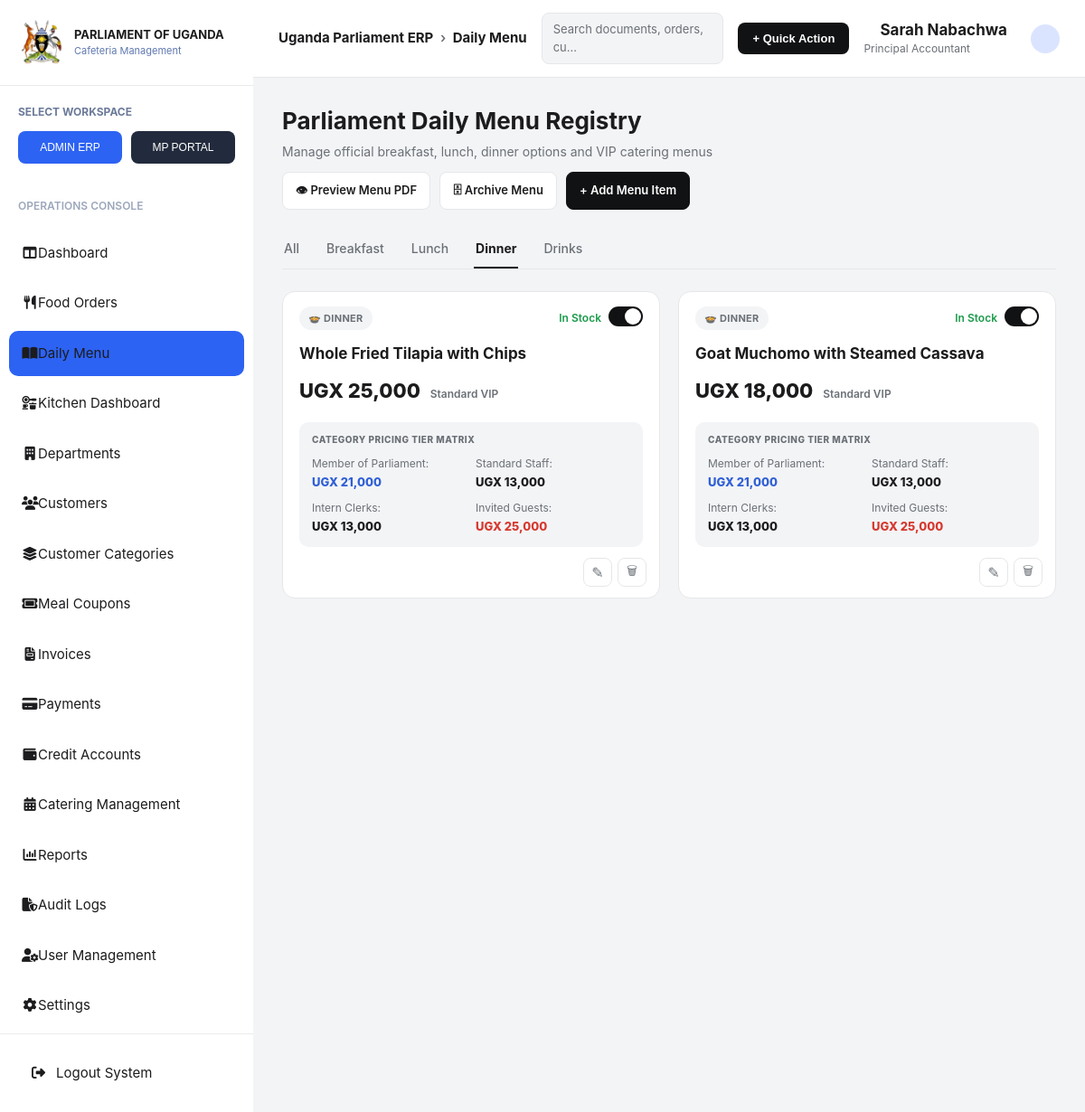
Page /daily_menu.php?meal_type=dinner&menu_date=2026-07-27 on the committed database.
### tables this page shows
CREATE TABLE IF NOT EXISTS food_items (
    item_id     INT AUTO_INCREMENT PRIMARY KEY,
    menu_id     INT NOT NULL,
    name        VARCHAR(150) NOT NULL,
    meal_type   ENUM('breakfast','lunch','dinner','drinks') NOT NULL,   
    base_price  DECIMAL(10,2) NOT NULL,                                 
    in_stock    TINYINT(1) NOT NULL DEFAULT 1,                          
    CONSTRAINT fk_fooditems_menu FOREIGN KEY (menu_id)
        REFERENCES daily_menus(menu_id) ON DELETE CASCADE
);

CREATE TABLE IF NOT EXISTS item_category_prices (
    price_id     INT AUTO_INCREMENT PRIMARY KEY,
    item_id      INT NOT NULL,
    category_id  INT NOT NULL,
    price        DECIMAL(10,2) NOT NULL,
    CONSTRAINT fk_icp_item FOREIGN KEY (item_id) REFERENCES food_items(item_id) ON DELETE CASCADE,
    CONSTRAINT fk_icp_category FOREIGN KEY (category_id) REFERENCES customer_categories(category_id) ON DELETE CASCADE,
    UNIQUE KEY uniq_item_category (item_id, category_id)
);

CREATE TABLE IF NOT EXISTS customer_categories (
    category_id     INT AUTO_INCREMENT PRIMARY KEY,
    name            VARCHAR(100) NOT NULL,       
    standard_price  DECIMAL(10,2) NOT NULL DEFAULT 0
);

### app/controllers/DailyMenuController.php (called while the page is built, shortened)
<?php
class DailyMenuController
{
    private \PDO $pdo;
    public function __construct(\PDO $pdo)
    {
        $this->pdo = $pdo;
    }
    public function getMenuData(string $menuDate, string $activeTab): array
    {
        $items = [];
        $pricesByItem = [];
        $menu = null;
        $error = null;
        try {
            $menuStmt = $this->pdo->prepare('SELECT menu_id, menu_date FROM daily_menus WHERE menu_date = ?');
            $menuStmt->execute([$menuDate]);
            $menu = $menuStmt->fetch(\PDO::FETCH_ASSOC);
            if ($menu) {
                $sql = 'SELECT item_id, name, meal_type, base_price, in_stock
                        FROM food_items
                        WHERE menu_id = :menu_id';
                $params = ['menu_id' => $menu['menu_id']];
                if ($activeTab !== 'all') {
                    $sql .= ' AND meal_type = :meal_type';
                    $params['meal_type'] = $activeTab;
                }
                $sql .= ' ORDER BY FIELD(meal_type, "breakfast","lunch","dinner","drinks"), item_id';
                $stmt = $this->pdo->prepare($sql);
                $stmt->execute($params);
                $items = $stmt->fetchAll(\PDO::FETCH_ASSOC);
                if ($items) {
                    $itemIds = array_column($items, 'item_id');
                    $in = implode(',', array_fill(0, count($itemIds), '?'));
                    $priceSql =
                        "SELECT icp.item_id, cc.category_id, cc.name AS category_name, icp.price
                         FROM item_category_prices icp
                         JOIN customer_categories cc ON cc.category_id = icp.category_id
                         WHERE icp.item_id IN ($in)
                         ORDER BY cc.category_id";
                    $priceStmt = $this->pdo->prepare($priceSql);
                    $priceStmt->execute($itemIds);
                    foreach ($priceStmt->fetchAll(\PDO::FETCH_ASSOC) as $row) {
                        $pricesByItem[$row['item_id']][] = $row;
                    }
                }
            }
        } catch (\PDOException $e) {
            $error = $e->getMessage();
            $menu = null;
            $items = [];
            $pricesByItem = [];
        }
        return [$menu, $items, $pricesByItem, $error];
    }
}

### public/daily_menu.php (the view, shortened to what this page needs)
<?php
require_once __DIR__ . '/../config/database.php';
require_once __DIR__ . '/../app/controllers/DailyMenuController.php';
try {
    $pdo = new PDO("mysql:host=$host;dbname=$db;charset=utf8mb4", $user, $pass, [
        PDO::ATTR_ERRMODE => PDO::ERRMODE_EXCEPTION,
        PDO::ATTR_DEFAULT_FETCH_MODE => PDO::FETCH_ASSOC,
    ]);
} catch (Exception $e) {
    die('Database Connection Failed.');
}
function h($s): string
{
    return htmlspecialchars((string)$s, ENT_QUOTES | ENT_SUBSTITUTE, 'UTF-8');
}
function money(float $v): string
{
    return number_format($v, 0, '.', ',');
}
$controller = new DailyMenuController($pdo);
$controller->handlePost();
$validTabs = ['all', 'breakfast', 'lunch', 'dinner', 'drinks'];
$activeTab = strtolower($_GET['meal_type'] ?? 'all');
$menuDate = $_GET['menu_date'] ?? date('Y-m-d');
[$menu, $items, $pricesByItem, $dbError] = $controller->getMenuData($menuDate, $activeTab);
$mealMeta = [
    'breakfast' => ['label' => 'BREAKFAST', 'icon' => '☕'],
    'lunch'     => ['label' => 'LUNCH',     'icon' => '☀️'],
    'dinner'    => ['label' => 'DINNER',    'icon' => '🍲'],
    'drinks'    => ['label' => 'DRINKS',    'icon' => '🥤'],
];
function tier_color(string $categoryName): string
{
    $name = strtolower($categoryName);
    if (str_contains($name, 'parliament')) {
        return 'tier-blue';
    }
    if (str_contains($name, 'guest')) {
        return 'tier-red';
    }
    return 'tier-default';
}
?>
<!DOCTYPE html>
<html lang="en">
<head>
    <link rel="stylesheet" href="css/dash.css">
    <link rel="stylesheet" href="https://cdnjs.cloudflare.com/ajax/libs/font-awesome/6.7.2/css/all.min.css">
</head>
<body>
    <div class="dashboard">
        <?php include __DIR__ . '/partials/sidebar.php'; ?>
        <div class="main">
            <div class="topbar">
                <div class="brand">Uganda Parliament ERP <span>›</span> Daily Menu</div>
                <div class="search">Search documents, orders, cu...</div>
                <button class="quick-action">+ Quick Action</button>
                <div class="user">
                    <div>
                        <span class="name">Sarah Nabachwa</span>
                        <span class="role">Principal Accountant</span>
                    </div>
                    <div class="avatar"></div>
                </div>
            </div>
            <div class="page">
                <div class="page-head">
                    <div>
                        <h1>Parliament Daily Menu Registry</h1>
                        <p>Manage official breakfast, lunch, dinner options and VIP catering menus</p>
                    </div>
                    <div class="head-actions">
                        <a class="btn" href="preview_menu_pdf.php?menu_date=<?= h($menuDate) ?>">👁 Preview Menu PDF</a>
                        <a class="btn" href="archive_menu.php">🗄 Archive Menu</a>
                        <a class="btn dark" href="edit_item.php?menu_date=<?= h($menuDate) ?>">+ Add Menu Item</a>
                    </div>
                </div>
                <div class="tabs">
                    <?php foreach ($validTabs as $tab): ?>
                        <a href="?meal_type=<?= h($tab) ?>&menu_date=<?= h($menuDate) ?>"
                            class="<?= $tab === $activeTab ? 'active' : '' ?>">
                            <?= $tab === 'all' ? 'All' : ucfirst($tab) ?>
                        </a>
                    <?php endforeach; ?>
                </div>
                <div class="grid">
                    <?php if (!empty($dbError)): ?>
                        <div class="empty">Database error: <?= $dbError ?>. Import <a href="../database/parliament_cafeteria.sql">database/parliament_cafeteria.sql</a> and try again.</div>
                    <?php elseif (!$menu): ?>
                        <div class="empty">No menu has been set up for <?= h($menuDate) ?> yet.</div>
                    <?php elseif (!$items): ?>
                        <div class="empty">No items in this category yet. Use "Add Menu Item" to create one.</div>
                    <?php else: ?>
                        <?php foreach ($items as $item): ?>
                            <?php $meta = $mealMeta[$item['meal_type']]; ?>
                            <div class="card">
                                <div class="card-top">
                                    <span class="badge"><?= $meta['icon'] ?> <?= h($meta['label']) ?></span>
                                    <div class="stock">
                                        In Stock
                                        <form class="inline" method="post">
                                            <button type="submit"
                                                class="toggle <?= $item['in_stock'] ? 'on' : '' ?>"
                                                aria-label="Toggle stock status"></button>
                                        </form>
                                    </div>
                                </div>
                                <div class="name"><?= h($item['name']) ?></div>
                                <div class="price">
                                    UGX <?= money((float) $item['base_price']) ?>
                                    <small>Standard VIP</small>
                                </div>
                                <?php if (!empty($pricesByItem[$item['item_id']])): ?>
                                    <div class="matrix">
                                        <div class="matrix-title">CATEGORY PRICING TIER MATRIX</div>
                                        <div class="matrix-grid">
                                            <?php foreach ($pricesByItem[$item['item_id']] as $tier): ?>
                                                <div class="<?= tier_color($tier['category_name']) ?>">
                                                    <div class="cat"><?= h($tier['category_name']) ?>:</div>
                                                    <div class="amt">UGX <?= money((float) $tier['price']) ?></div>
                                                </div>
                                            <?php endforeach; ?>
                                        </div>
                                    </div>
                                <?php endif; ?>
                                <div class="card-actions">
                                    <a class="icon-btn" href="edit_item.php?id=<?= (int) $item['item_id'] ?>" title="Edit">✎</a>
                                    <form class="inline" method="post"
                                        onsubmit="return confirm('Delete this menu item?');">
                                        <button type="submit" class="icon-btn" title="Delete">🗑</button>
                                    </form>
                                </div>
                            </div>
                        <?php endforeach; ?>
                    <?php endif; ?>
                </div>
            </div>
        </div>
    </div>
</body>
</html>

### public/css/dash.css (style rules this page uses)
* { margin: 0; padding: 0; box-sizing: border-box; }
:root { --primary: #2d63f3; --dark: #181f2e; --dark2: #222b3d; --light: #f5f7fb; --white: #ffffff; --border: #e3e8f0; --text: #39475a; --shadow: 0 8px 25px rgba(0, 0, 0, 0.08); }
body { font-family: "Inter", sans-serif; font-size: 16px; line-height: 1.5; background: var(--light); overflow: auto; }
.dashboard { display: grid; grid-template-columns: 280px 1fr; height: 100vh; }
.main { display: flex; flex-direction: column; }
.avatar { width: 45px; height: 45px; border-radius: 50%; background: var(--primary); color: white; display: flex; justify-content: center; align-items: center; font-weight: bold; font-size: 18px; }

### rows in the picture
food_items: meal_type "🍲", meal_type "DINNER", in_stock 1 (drawn), name "Whole Fried Tilapia with Chips", base_price "25,000"
item_category_prices: category.name "Member of Parliament", price "21,000"
item_category_prices: category.name "Standard Staff", price "13,000"
item_category_prices: category.name "Intern Clerks", price "13,000"
item_category_prices: category.name "Invited Guests", price "25,000"
food_items: meal_type "🍲", meal_type "DINNER", in_stock 1 (drawn), name "Goat Muchomo with Steamed Cassava", base_price "18,000"
item_category_prices: category.name "Member of Parliament", price "21,000"
item_category_prices: category.name "Standard Staff", price "13,000"
item_category_prices: category.name "Intern Clerks", price "13,000"
item_category_prices: category.name "Invited Guests", price "25,000"

### other values in the picture
$tab "Breakfast"
$tab "Lunch"
$tab "Dinner"
$tab "Drinks"
